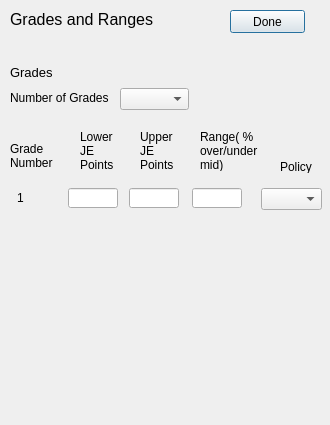
<?xml version="1.0" encoding="UTF-8"?>
<ui version="4.0">
 <class>Dialog</class>
 <widget class="QDialog" name="Dialog">
  <property name="geometry">
   <rect>
    <x>0</x>
    <y>0</y>
    <width>330</width>
    <height>425</height>
   </rect>
  </property>
  <property name="windowTitle">
   <string>Dialog</string>
  </property>
  <widget class="QLabel" name="label">
   <property name="geometry">
    <rect>
     <x>0</x>
     <y>0</y>
     <width>331</width>
     <height>61</height>
    </rect>
   </property>
   <property name="text">
    <string/>
   </property>
   <property name="pixmap">
    <pixmap>LightGray.png</pixmap>
   </property>
  </widget>
  <widget class="QLabel" name="label_2">
   <property name="geometry">
    <rect>
     <x>0</x>
     <y>61</y>
     <width>331</width>
     <height>364</height>
    </rect>
   </property>
   <property name="text">
    <string/>
   </property>
   <property name="pixmap">
    <pixmap>DarkGray.png</pixmap>
   </property>
  </widget>
  <widget class="QLabel" name="label_3">
   <property name="geometry">
    <rect>
     <x>10</x>
     <y>4</y>
     <width>151</width>
     <height>31</height>
    </rect>
   </property>
   <property name="font">
    <font>
     <pointsize>12</pointsize>
    </font>
   </property>
   <property name="text">
    <string>Grades and Ranges</string>
   </property>
  </widget>
  <widget class="QPushButton" name="DoneButton">
   <property name="geometry">
    <rect>
     <x>230</x>
     <y>10</y>
     <width>75</width>
     <height>23</height>
    </rect>
   </property>
   <property name="text">
    <string>Done</string>
   </property>
  </widget>
  <widget class="QLabel" name="label_5">
   <property name="geometry">
    <rect>
     <x>10</x>
     <y>62</y>
     <width>60</width>
     <height>20</height>
    </rect>
   </property>
   <property name="font">
    <font>
     <pointsize>10</pointsize>
    </font>
   </property>
   <property name="text">
    <string>Grades</string>
   </property>
  </widget>
  <widget class="QLabel" name="label_4">
   <property name="geometry">
    <rect>
     <x>10</x>
     <y>88</y>
     <width>100</width>
     <height>20</height>
    </rect>
   </property>
   <property name="text">
    <string>Number of Grades</string>
   </property>
  </widget>
  <widget class="QComboBox" name="NumberofGradesComboBox">
   <property name="geometry">
    <rect>
     <x>120</x>
     <y>88</y>
     <width>69</width>
     <height>22</height>
    </rect>
   </property>
  </widget>
  <widget class="QLabel" name="label_6">
   <property name="geometry">
    <rect>
     <x>10</x>
     <y>140</y>
     <width>46</width>
     <height>31</height>
    </rect>
   </property>
   <property name="text">
    <string>Grade
Number</string>
   </property>
  </widget>
  <widget class="QLabel" name="label_7">
   <property name="geometry">
    <rect>
     <x>80</x>
     <y>130</y>
     <width>46</width>
     <height>41</height>
    </rect>
   </property>
   <property name="text">
    <string>Lower
JE
Points</string>
   </property>
  </widget>
  <widget class="QLabel" name="label_8">
   <property name="geometry">
    <rect>
     <x>140</x>
     <y>130</y>
     <width>46</width>
     <height>41</height>
    </rect>
   </property>
   <property name="text">
    <string>Upper
JE
Points</string>
   </property>
  </widget>
  <widget class="QLabel" name="label_9">
   <property name="geometry">
    <rect>
     <x>200</x>
     <y>130</y>
     <width>60</width>
     <height>41</height>
    </rect>
   </property>
   <property name="text">
    <string>Range( %
over/under
mid)</string>
   </property>
  </widget>
  <widget class="QLabel" name="label_10">
   <property name="geometry">
    <rect>
     <x>280</x>
     <y>160</y>
     <width>46</width>
     <height>13</height>
    </rect>
   </property>
   <property name="text">
    <string>Policy</string>
   </property>
  </widget>
  <widget class="QLabel" name="label_11">
   <property name="geometry">
    <rect>
     <x>17</x>
     <y>190</y>
     <width>16</width>
     <height>16</height>
    </rect>
   </property>
   <property name="text">
    <string>1</string>
   </property>
  </widget>
  <widget class="QLineEdit" name="lineEdit">
   <property name="geometry">
    <rect>
     <x>68</x>
     <y>188</y>
     <width>50</width>
     <height>20</height>
    </rect>
   </property>
  </widget>
  <widget class="QLineEdit" name="lineEdit_2">
   <property name="geometry">
    <rect>
     <x>129</x>
     <y>188</y>
     <width>50</width>
     <height>20</height>
    </rect>
   </property>
  </widget>
  <widget class="QLineEdit" name="lineEdit_3">
   <property name="geometry">
    <rect>
     <x>192</x>
     <y>188</y>
     <width>50</width>
     <height>20</height>
    </rect>
   </property>
  </widget>
  <widget class="QComboBox" name="comboBox">
   <property name="geometry">
    <rect>
     <x>261</x>
     <y>188</y>
     <width>61</width>
     <height>22</height>
    </rect>
   </property>
  </widget>
 </widget>
 <resources/>
 <connections/>
</ui>
